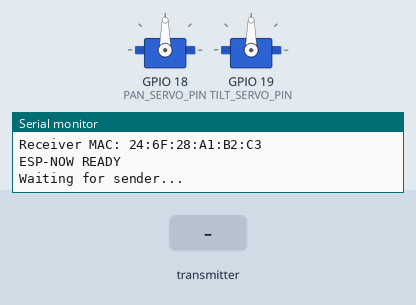
Simulated run of this sketch. Board: ESP32. Shown: 2 × servo, the last lines printed to the serial monitor. Inputs (shaded band) come from the test bench.

Above: at 2.7 s.
2.8 s: the transmitter starts sending pan = 0
At 3.5 s:
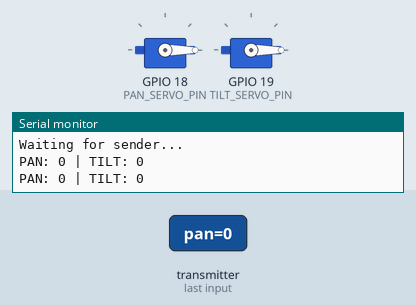
4.3 s: the transmitter starts sending tilt = 1024
At 4.7 s:
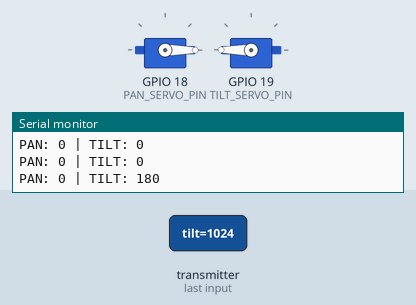
5.8 s: the transmitter starts sending pan = 1024
At 7.0 s:
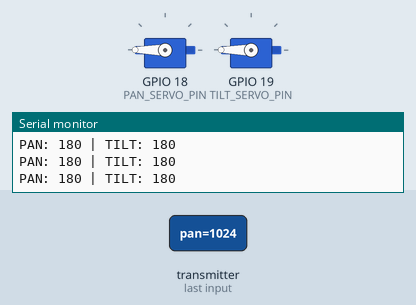
7.3 s: the transmitter starts sending tilt = 0
At 8.3 s:
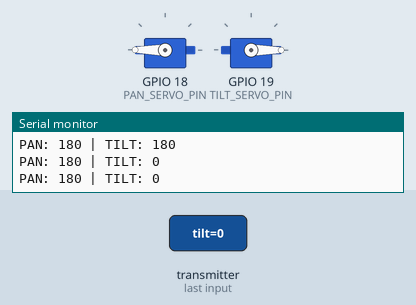
8.8 s: the transmitter starts sending tilt = 2048
At 9.5 s:
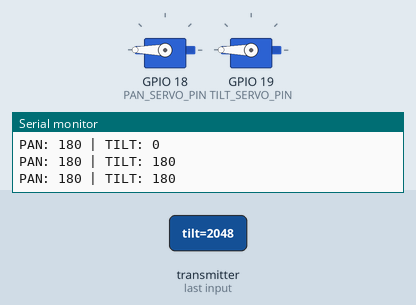
Timing chart, 0 to 11.3 s (numbered marks = the images above; inputs shaded):
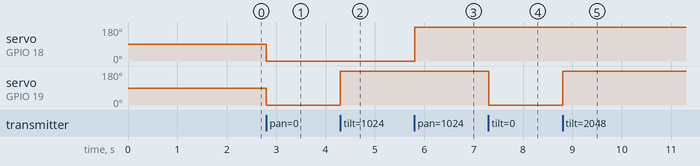

The sketch:

receiver_pan_tilt.ino
```cpp
#include <WiFi.h>
#include <esp_now.h>
#include <ESP32Servo.h>

#define PAN_SERVO_PIN 18
#define TILT_SERVO_PIN 19

Servo panServo;
Servo tiltServo;

typedef struct struct_message {
  int pan;
  int tilt;
} struct_message;

struct_message incomingData;

void OnDataRecv(const uint8_t *mac,
                const uint8_t *incomingDataBytes,
                int len) {
  if (len != sizeof(incomingData)) {
    return;
  }

  memcpy(&incomingData, incomingDataBytes, sizeof(incomingData));

  int panAngle = constrain(incomingData.pan, 0, 180);
  int tiltAngle = constrain(incomingData.tilt, 0, 180);

  panServo.write(panAngle);
  tiltServo.write(tiltAngle);

  Serial.print("PAN: ");
  Serial.print(panAngle);
  Serial.print(" | TILT: ");
  Serial.println(tiltAngle);
}

void setup() {
  Serial.begin(115200);
  delay(1000);

  Serial.println();
  Serial.println("================================");
  Serial.println("ESP32 PAN/TILT RECEIVER");
  Serial.println("================================");

  panServo.setPeriodHertz(50);
  tiltServo.setPeriodHertz(50);

  panServo.attach(PAN_SERVO_PIN, 500, 2400);
  tiltServo.attach(TILT_SERVO_PIN, 500, 2400);

  panServo.write(90);
  tiltServo.write(90);

  delay(500);

  WiFi.mode(WIFI_STA);

  Serial.print("Receiver MAC: ");
  Serial.println(WiFi.macAddress());

  if (esp_now_init() != ESP_OK) {
    Serial.println("ESP-NOW INIT FAILED");
    return;
  }

  esp_now_register_recv_cb(OnDataRecv);

  Serial.println("ESP-NOW READY");
  Serial.println("Waiting for sender...");
}

void loop() {
  delay(20);
}
```

Measured:
- after the input at 2.8 s, servo on GPIO 18 (PAN_SERVO_PIN), servo on GPIO 19 (TILT_SERVO_PIN): 90° → 0° at once
- after the input at 4.3 s, servo on GPIO 19 (TILT_SERVO_PIN): 0° → 180° at once
- after the input at 5.8 s, servo on GPIO 18 (PAN_SERVO_PIN): 0° → 180° at once
- after the input at 7.3 s, servo on GPIO 19 (TILT_SERVO_PIN): 180° → 0° at once
- after the input at 8.8 s, servo on GPIO 19 (TILT_SERVO_PIN): 0° → 180° at once
